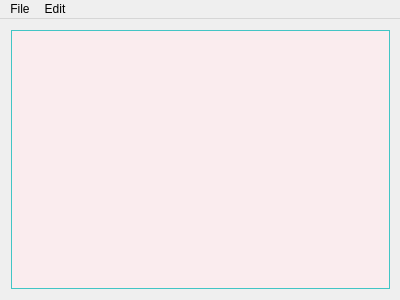
<?xml version="1.0" encoding="UTF-8"?>
<ui version="4.0">
 <class>MainWindow</class>
 <widget class="QMainWindow" name="MainWindow">
  <property name="geometry">
   <rect>
    <x>0</x>
    <y>0</y>
    <width>400</width>
    <height>300</height>
   </rect>
  </property>
  <property name="windowTitle">
   <string>MainWindow</string>
  </property>
  <widget class="QWidget" name="centralWidget">
   <widget class="QWidget" name="verticalLayoutWidget">
    <property name="geometry">
     <rect>
      <x>0</x>
      <y>0</y>
      <width>401</width>
      <height>281</height>
     </rect>
    </property>
    <layout class="QVBoxLayout" name="verticalLayout">
     <item>
      <widget class="QTextEdit" name="textEdit">
       <property name="palette">
        <palette>
         <active>
          <colorrole role="WindowText">
           <brush brushstyle="SolidPattern">
            <color alpha="255">
             <red>0</red>
             <green>0</green>
             <blue>0</blue>
            </color>
           </brush>
          </colorrole>
          <colorrole role="Button">
           <brush brushstyle="SolidPattern">
            <color alpha="255">
             <red>85</red>
             <green>255</green>
             <blue>255</blue>
            </color>
           </brush>
          </colorrole>
          <colorrole role="Light">
           <brush brushstyle="SolidPattern">
            <color alpha="255">
             <red>213</red>
             <green>255</green>
             <blue>255</blue>
            </color>
           </brush>
          </colorrole>
          <colorrole role="Midlight">
           <brush brushstyle="SolidPattern">
            <color alpha="255">
             <red>149</red>
             <green>255</green>
             <blue>255</blue>
            </color>
           </brush>
          </colorrole>
          <colorrole role="Dark">
           <brush brushstyle="SolidPattern">
            <color alpha="255">
             <red>42</red>
             <green>127</green>
             <blue>127</blue>
            </color>
           </brush>
          </colorrole>
          <colorrole role="Mid">
           <brush brushstyle="SolidPattern">
            <color alpha="255">
             <red>56</red>
             <green>170</green>
             <blue>170</blue>
            </color>
           </brush>
          </colorrole>
          <colorrole role="Text">
           <brush brushstyle="SolidPattern">
            <color alpha="255">
             <red>0</red>
             <green>0</green>
             <blue>0</blue>
            </color>
           </brush>
          </colorrole>
          <colorrole role="BrightText">
           <brush brushstyle="SolidPattern">
            <color alpha="255">
             <red>255</red>
             <green>255</green>
             <blue>255</blue>
            </color>
           </brush>
          </colorrole>
          <colorrole role="ButtonText">
           <brush brushstyle="SolidPattern">
            <color alpha="255">
             <red>0</red>
             <green>0</green>
             <blue>0</blue>
            </color>
           </brush>
          </colorrole>
          <colorrole role="Base">
           <brush brushstyle="SolidPattern">
            <color alpha="255">
             <red>250</red>
             <green>236</green>
             <blue>238</blue>
            </color>
           </brush>
          </colorrole>
          <colorrole role="Window">
           <brush brushstyle="SolidPattern">
            <color alpha="255">
             <red>85</red>
             <green>255</green>
             <blue>255</blue>
            </color>
           </brush>
          </colorrole>
          <colorrole role="Shadow">
           <brush brushstyle="SolidPattern">
            <color alpha="255">
             <red>0</red>
             <green>0</green>
             <blue>0</blue>
            </color>
           </brush>
          </colorrole>
          <colorrole role="AlternateBase">
           <brush brushstyle="SolidPattern">
            <color alpha="255">
             <red>170</red>
             <green>255</green>
             <blue>255</blue>
            </color>
           </brush>
          </colorrole>
          <colorrole role="ToolTipBase">
           <brush brushstyle="SolidPattern">
            <color alpha="255">
             <red>255</red>
             <green>255</green>
             <blue>220</blue>
            </color>
           </brush>
          </colorrole>
          <colorrole role="ToolTipText">
           <brush brushstyle="SolidPattern">
            <color alpha="255">
             <red>0</red>
             <green>0</green>
             <blue>0</blue>
            </color>
           </brush>
          </colorrole>
          <colorrole role="PlaceholderText">
           <brush brushstyle="SolidPattern">
            <color alpha="128">
             <red>0</red>
             <green>0</green>
             <blue>0</blue>
            </color>
           </brush>
          </colorrole>
         </active>
         <inactive>
          <colorrole role="WindowText">
           <brush brushstyle="SolidPattern">
            <color alpha="255">
             <red>0</red>
             <green>0</green>
             <blue>0</blue>
            </color>
           </brush>
          </colorrole>
          <colorrole role="Button">
           <brush brushstyle="SolidPattern">
            <color alpha="255">
             <red>85</red>
             <green>255</green>
             <blue>255</blue>
            </color>
           </brush>
          </colorrole>
          <colorrole role="Light">
           <brush brushstyle="SolidPattern">
            <color alpha="255">
             <red>213</red>
             <green>255</green>
             <blue>255</blue>
            </color>
           </brush>
          </colorrole>
          <colorrole role="Midlight">
           <brush brushstyle="SolidPattern">
            <color alpha="255">
             <red>149</red>
             <green>255</green>
             <blue>255</blue>
            </color>
           </brush>
          </colorrole>
          <colorrole role="Dark">
           <brush brushstyle="SolidPattern">
            <color alpha="255">
             <red>42</red>
             <green>127</green>
             <blue>127</blue>
            </color>
           </brush>
          </colorrole>
          <colorrole role="Mid">
           <brush brushstyle="SolidPattern">
            <color alpha="255">
             <red>56</red>
             <green>170</green>
             <blue>170</blue>
            </color>
           </brush>
          </colorrole>
          <colorrole role="Text">
           <brush brushstyle="SolidPattern">
            <color alpha="255">
             <red>0</red>
             <green>0</green>
             <blue>0</blue>
            </color>
           </brush>
          </colorrole>
          <colorrole role="BrightText">
           <brush brushstyle="SolidPattern">
            <color alpha="255">
             <red>255</red>
             <green>255</green>
             <blue>255</blue>
            </color>
           </brush>
          </colorrole>
          <colorrole role="ButtonText">
           <brush brushstyle="SolidPattern">
            <color alpha="255">
             <red>0</red>
             <green>0</green>
             <blue>0</blue>
            </color>
           </brush>
          </colorrole>
          <colorrole role="Base">
           <brush brushstyle="SolidPattern">
            <color alpha="255">
             <red>250</red>
             <green>236</green>
             <blue>238</blue>
            </color>
           </brush>
          </colorrole>
          <colorrole role="Window">
           <brush brushstyle="SolidPattern">
            <color alpha="255">
             <red>85</red>
             <green>255</green>
             <blue>255</blue>
            </color>
           </brush>
          </colorrole>
          <colorrole role="Shadow">
           <brush brushstyle="SolidPattern">
            <color alpha="255">
             <red>0</red>
             <green>0</green>
             <blue>0</blue>
            </color>
           </brush>
          </colorrole>
          <colorrole role="AlternateBase">
           <brush brushstyle="SolidPattern">
            <color alpha="255">
             <red>170</red>
             <green>255</green>
             <blue>255</blue>
            </color>
           </brush>
          </colorrole>
          <colorrole role="ToolTipBase">
           <brush brushstyle="SolidPattern">
            <color alpha="255">
             <red>255</red>
             <green>255</green>
             <blue>220</blue>
            </color>
           </brush>
          </colorrole>
          <colorrole role="ToolTipText">
           <brush brushstyle="SolidPattern">
            <color alpha="255">
             <red>0</red>
             <green>0</green>
             <blue>0</blue>
            </color>
           </brush>
          </colorrole>
          <colorrole role="PlaceholderText">
           <brush brushstyle="SolidPattern">
            <color alpha="128">
             <red>0</red>
             <green>0</green>
             <blue>0</blue>
            </color>
           </brush>
          </colorrole>
         </inactive>
         <disabled>
          <colorrole role="WindowText">
           <brush brushstyle="SolidPattern">
            <color alpha="255">
             <red>42</red>
             <green>127</green>
             <blue>127</blue>
            </color>
           </brush>
          </colorrole>
          <colorrole role="Button">
           <brush brushstyle="SolidPattern">
            <color alpha="255">
             <red>85</red>
             <green>255</green>
             <blue>255</blue>
            </color>
           </brush>
          </colorrole>
          <colorrole role="Light">
           <brush brushstyle="SolidPattern">
            <color alpha="255">
             <red>213</red>
             <green>255</green>
             <blue>255</blue>
            </color>
           </brush>
          </colorrole>
          <colorrole role="Midlight">
           <brush brushstyle="SolidPattern">
            <color alpha="255">
             <red>149</red>
             <green>255</green>
             <blue>255</blue>
            </color>
           </brush>
          </colorrole>
          <colorrole role="Dark">
           <brush brushstyle="SolidPattern">
            <color alpha="255">
             <red>42</red>
             <green>127</green>
             <blue>127</blue>
            </color>
           </brush>
          </colorrole>
          <colorrole role="Mid">
           <brush brushstyle="SolidPattern">
            <color alpha="255">
             <red>56</red>
             <green>170</green>
             <blue>170</blue>
            </color>
           </brush>
          </colorrole>
          <colorrole role="Text">
           <brush brushstyle="SolidPattern">
            <color alpha="255">
             <red>42</red>
             <green>127</green>
             <blue>127</blue>
            </color>
           </brush>
          </colorrole>
          <colorrole role="BrightText">
           <brush brushstyle="SolidPattern">
            <color alpha="255">
             <red>255</red>
             <green>255</green>
             <blue>255</blue>
            </color>
           </brush>
          </colorrole>
          <colorrole role="ButtonText">
           <brush brushstyle="SolidPattern">
            <color alpha="255">
             <red>42</red>
             <green>127</green>
             <blue>127</blue>
            </color>
           </brush>
          </colorrole>
          <colorrole role="Base">
           <brush brushstyle="SolidPattern">
            <color alpha="255">
             <red>85</red>
             <green>255</green>
             <blue>255</blue>
            </color>
           </brush>
          </colorrole>
          <colorrole role="Window">
           <brush brushstyle="SolidPattern">
            <color alpha="255">
             <red>85</red>
             <green>255</green>
             <blue>255</blue>
            </color>
           </brush>
          </colorrole>
          <colorrole role="Shadow">
           <brush brushstyle="SolidPattern">
            <color alpha="255">
             <red>0</red>
             <green>0</green>
             <blue>0</blue>
            </color>
           </brush>
          </colorrole>
          <colorrole role="AlternateBase">
           <brush brushstyle="SolidPattern">
            <color alpha="255">
             <red>85</red>
             <green>255</green>
             <blue>255</blue>
            </color>
           </brush>
          </colorrole>
          <colorrole role="ToolTipBase">
           <brush brushstyle="SolidPattern">
            <color alpha="255">
             <red>255</red>
             <green>255</green>
             <blue>220</blue>
            </color>
           </brush>
          </colorrole>
          <colorrole role="ToolTipText">
           <brush brushstyle="SolidPattern">
            <color alpha="255">
             <red>0</red>
             <green>0</green>
             <blue>0</blue>
            </color>
           </brush>
          </colorrole>
          <colorrole role="PlaceholderText">
           <brush brushstyle="SolidPattern">
            <color alpha="128">
             <red>0</red>
             <green>0</green>
             <blue>0</blue>
            </color>
           </brush>
          </colorrole>
         </disabled>
        </palette>
       </property>
       <property name="font">
        <font>
         <pointsize>12</pointsize>
        </font>
       </property>
       <property name="autoFillBackground">
        <bool>false</bool>
       </property>
       <property name="html">
        <string>&lt;!DOCTYPE HTML PUBLIC &quot;-//W3C//DTD HTML 4.0//EN&quot; &quot;http://www.w3.org/TR/REC-html40/strict.dtd&quot;&gt;
&lt;html&gt;&lt;head&gt;&lt;meta name=&quot;qrichtext&quot; content=&quot;1&quot; /&gt;&lt;style type=&quot;text/css&quot;&gt;
p, li { white-space: pre-wrap; }
&lt;/style&gt;&lt;/head&gt;&lt;body style=&quot; font-family:'MS Shell Dlg 2'; font-size:12pt; font-weight:400; font-style:normal;&quot;&gt;
&lt;p style=&quot;-qt-paragraph-type:empty; margin-top:0px; margin-bottom:0px; margin-left:0px; margin-right:0px; -qt-block-indent:0; text-indent:0px; font-size:8.25pt;&quot;&gt;&lt;br /&gt;&lt;/p&gt;&lt;/body&gt;&lt;/html&gt;</string>
       </property>
      </widget>
     </item>
    </layout>
   </widget>
  </widget>
  <widget class="QMenuBar" name="menuBar">
   <property name="geometry">
    <rect>
     <x>0</x>
     <y>0</y>
     <width>400</width>
     <height>20</height>
    </rect>
   </property>
   <widget class="QMenu" name="menuFile">
    <property name="title">
     <string>File</string>
    </property>
    <addaction name="actionNew"/>
    <addaction name="actionopen"/>
    <addaction name="actionSave_As"/>
    <addaction name="actionPrint"/>
    <addaction name="actionExit"/>
   </widget>
   <widget class="QMenu" name="menuEdit">
    <property name="title">
     <string>Edit</string>
    </property>
    <addaction name="actionCut"/>
    <addaction name="actionCopy"/>
    <addaction name="actionPaste"/>
    <addaction name="actionUndo"/>
    <addaction name="actionRedo"/>
   </widget>
   <addaction name="menuFile"/>
   <addaction name="menuEdit"/>
  </widget>
  <action name="actionNew">
   <property name="icon">
    <iconset resource="resources.qrc">
     <normaloff>:/imgs/baseline-add-24px.png</normaloff>:/imgs/baseline-add-24px.png</iconset>
   </property>
   <property name="text">
    <string>New</string>
   </property>
  </action>
  <action name="actionopen">
   <property name="icon">
    <iconset resource="resources.qrc">
     <normaloff>:/imgs/folder-open-outline.png</normaloff>:/imgs/folder-open-outline.png</iconset>
   </property>
   <property name="text">
    <string>Open</string>
   </property>
  </action>
  <action name="actionSave_As">
   <property name="icon">
    <iconset resource="resources.qrc">
     <normaloff>:/imgs/content-save.png</normaloff>:/imgs/content-save.png</iconset>
   </property>
   <property name="text">
    <string>Save As</string>
   </property>
  </action>
  <action name="actionPrint">
   <property name="icon">
    <iconset resource="resources.qrc">
     <normaloff>:/imgs/baseline-print-24px.png</normaloff>:/imgs/baseline-print-24px.png</iconset>
   </property>
   <property name="text">
    <string>Print</string>
   </property>
  </action>
  <action name="actionExit">
   <property name="icon">
    <iconset resource="resources.qrc">
     <normaloff>:/imgs/power.png</normaloff>:/imgs/power.png</iconset>
   </property>
   <property name="text">
    <string>Exit</string>
   </property>
  </action>
  <action name="actionCopy">
   <property name="icon">
    <iconset resource="resources.qrc">
     <normaloff>:/imgs/content-copy.png</normaloff>:/imgs/content-copy.png</iconset>
   </property>
   <property name="text">
    <string>Copy</string>
   </property>
  </action>
  <action name="actionPaste">
   <property name="icon">
    <iconset resource="resources.qrc">
     <normaloff>:/imgs/content-paste.png</normaloff>:/imgs/content-paste.png</iconset>
   </property>
   <property name="text">
    <string>Paste</string>
   </property>
  </action>
  <action name="actionCut">
   <property name="icon">
    <iconset resource="resources.qrc">
     <normaloff>:/imgs/content-cut.png</normaloff>:/imgs/content-cut.png</iconset>
   </property>
   <property name="text">
    <string>Cut</string>
   </property>
  </action>
  <action name="actionUndo">
   <property name="icon">
    <iconset resource="resources.qrc">
     <normaloff>:/imgs/undo.png</normaloff>:/imgs/undo.png</iconset>
   </property>
   <property name="text">
    <string>Undo</string>
   </property>
  </action>
  <action name="actionRedo">
   <property name="icon">
    <iconset>
     <normalon>:/imgs/redo.png</normalon>
    </iconset>
   </property>
   <property name="text">
    <string>Redo</string>
   </property>
  </action>
 </widget>
 <layoutdefault spacing="6" margin="11"/>
 <resources>
  <include location="resources.qrc"/>
 </resources>
 <connections/>
</ui>
